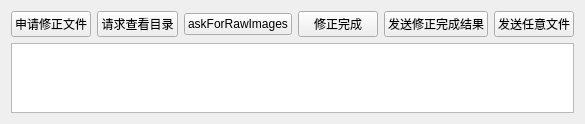
<?xml version="1.0" encoding="UTF-8"?>
<ui version="4.0">
 <class>Form</class>
 <widget class="QWidget" name="Form">
  <property name="geometry">
   <rect>
    <x>0</x>
    <y>0</y>
    <width>585</width>
    <height>120</height>
   </rect>
  </property>
  <property name="windowTitle">
   <string>铁路隧道建筑限界测量系统-客户端测试程序</string>
  </property>
  <layout class="QVBoxLayout" name="verticalLayout">
   <item>
    <layout class="QHBoxLayout" name="horizontalLayout">
     <item>
      <widget class="QPushButton" name="pushButton">
       <property name="text">
        <string>申请修正文件</string>
       </property>
      </widget>
     </item>
     <item>
      <widget class="QPushButton" name="pushButton_2">
       <property name="text">
        <string>请求查看目录</string>
       </property>
      </widget>
     </item>
     <item>
      <widget class="QPushButton" name="pushButton_3">
       <property name="text">
        <string>askForRawImages</string>
       </property>
      </widget>
     </item>
     <item>
      <widget class="QPushButton" name="pushButton_4">
       <property name="text">
        <string>修正完成</string>
       </property>
      </widget>
     </item>
     <item>
      <widget class="QPushButton" name="pushButton_5">
       <property name="text">
        <string>发送修正完成结果</string>
       </property>
      </widget>
     </item>
     <item>
      <widget class="QPushButton" name="pushButton_6">
       <property name="text">
        <string>发送任意文件</string>
       </property>
      </widget>
     </item>
    </layout>
   </item>
   <item>
    <widget class="QTextBrowser" name="statusArea">
     <property name="maximumSize">
      <size>
       <width>16777215</width>
       <height>300</height>
      </size>
     </property>
    </widget>
   </item>
  </layout>
 </widget>
 <resources/>
 <connections/>
</ui>
